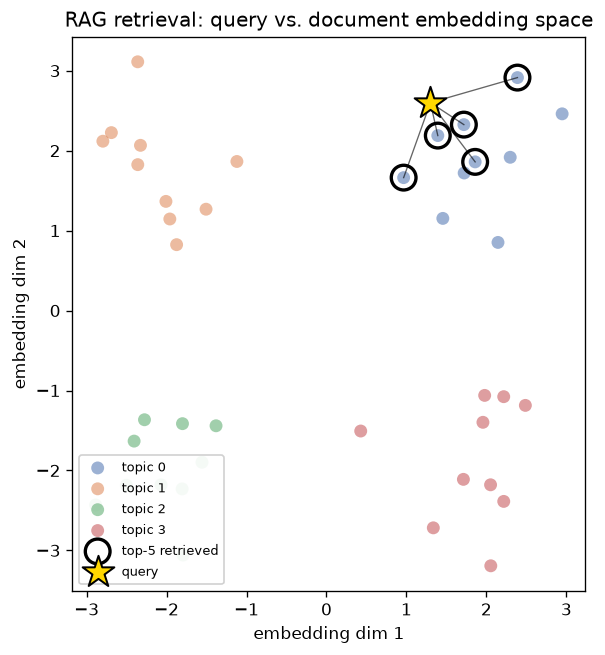

Write Python code to recreate this figure.
"""
Day 108 - RAG (Retrieval-Augmented Generation)

Visualizes the retrieval step of RAG: a query embedding dropped into a
2D "embedding space" of document embeddings, with the top-k nearest
documents (by cosine similarity) highlighted and connected.
"""
import numpy as np
import matplotlib.pyplot as plt

np.random.seed(42)

# 40 synthetic "document embeddings" clustered into 4 topics
n_per_cluster = 10
centers = np.array([[2.0, 2.0], [-2.0, 2.0], [-2.0, -2.0], [2.0, -2.0]])
docs = np.vstack([
    c + 0.6 * np.random.randn(n_per_cluster, 2) for c in centers
])
topic_ids = np.repeat(np.arange(4), n_per_cluster)

# Query embedding: lands near the top-right cluster but off-center
query = np.array([1.3, 2.6])

# Cosine similarity between query and every doc embedding
def cosine_sim(q, D):
    q_norm = q / np.linalg.norm(q)
    D_norm = D / np.linalg.norm(D, axis=1, keepdims=True)
    return D_norm @ q_norm

sims = cosine_sim(query, docs)
k = 5
top_k_idx = np.argsort(-sims)[:k]

fig, ax = plt.subplots(figsize=(6, 6))

colors = ["#4C72B0", "#DD8452", "#55A868", "#C44E52"]
for cluster in range(4):
    mask = topic_ids == cluster
    ax.scatter(docs[mask, 0], docs[mask, 1], c=colors[cluster], s=60,
               alpha=0.55, label=f"topic {cluster}", edgecolors="none")

# Highlight retrieved top-k docs
ax.scatter(docs[top_k_idx, 0], docs[top_k_idx, 1], s=220,
           facecolors="none", edgecolors="black", linewidths=2.0,
           label=f"top-{k} retrieved", zorder=5)

# Draw similarity lines from query to retrieved docs
for idx in top_k_idx:
    ax.plot([query[0], docs[idx, 0]], [query[1], docs[idx, 1]],
            color="black", linewidth=0.8, alpha=0.6, zorder=4)

ax.scatter(*query, marker="*", s=400, c="gold", edgecolors="black",
           linewidths=1.2, label="query", zorder=6)

ax.set_title("RAG retrieval: query vs. document embedding space")
ax.set_xlabel("embedding dim 1")
ax.set_ylabel("embedding dim 2")
ax.legend(loc="lower left", fontsize=8, framealpha=0.9)
ax.set_aspect("equal")

plt.savefig("graph_DAY_108.png", dpi=120, bbox_inches="tight")
